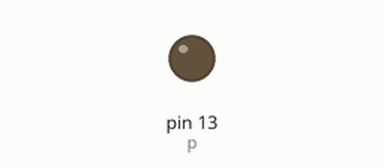
This sketch was run on a simulated Arduino Uno, built with avr-gcc and run on an emulated ATmega328P. On the bench: output pins drawn as LEDs (lit = HIGH).

Above: at 0.8 s.
At 1.95 s:
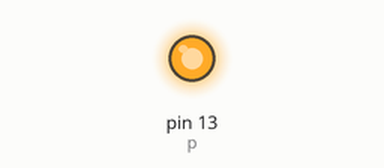
Timing chart, 0 to 5.3 s (numbered marks = the images above):
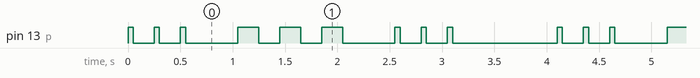

The sketch:

SOS.ino
```cpp
int p=13;
int dit=50;
int dah=200;
int dah2=500;
void setup() {
pinMode(p,OUTPUT);
}

void loop() {
digitalWrite(p,HIGH);
delay(dit);
digitalWrite(p,LOW);
delay(dah);

digitalWrite(p,HIGH);
delay(dit);
digitalWrite(p,LOW);
delay(dah);

digitalWrite(p,HIGH);
delay(dit);
digitalWrite(p,LOW);
delay(dah2);

digitalWrite(p,HIGH);
delay(dah);
digitalWrite(p,LOW);
delay(dah);

digitalWrite(p,HIGH);
delay(dah);
digitalWrite(p,LOW);
delay(dah);

digitalWrite(p,HIGH);
delay(dah);
digitalWrite(p,LOW);
delay(dah2);

digitalWrite(p,HIGH);
delay(dit);
digitalWrite(p,LOW);
delay(dah);

digitalWrite(p,HIGH);
delay(dit);
digitalWrite(p,LOW);
delay(dah);

digitalWrite(p,HIGH);
delay(dit);
digitalWrite(p,LOW);
delay(1000);
}
```

Measured:
- by itself, pin 13 (p): repeats every 4.1 s: 2 × (LOW 0.20 s, HIGH 0.05 s), LOW 0.50 s, 2 × (HIGH 0.20 s, LOW 0.20 s), HIGH 0.20 s, LOW 0.50 s, 2 × (HIGH 0.05 s, LOW 0.20 s), HIGH 0.05 s, LOW 1.0 s, HIGH 0.05 s
- by itself, everything shown: repeats every 4.1 s, in 18 steps
